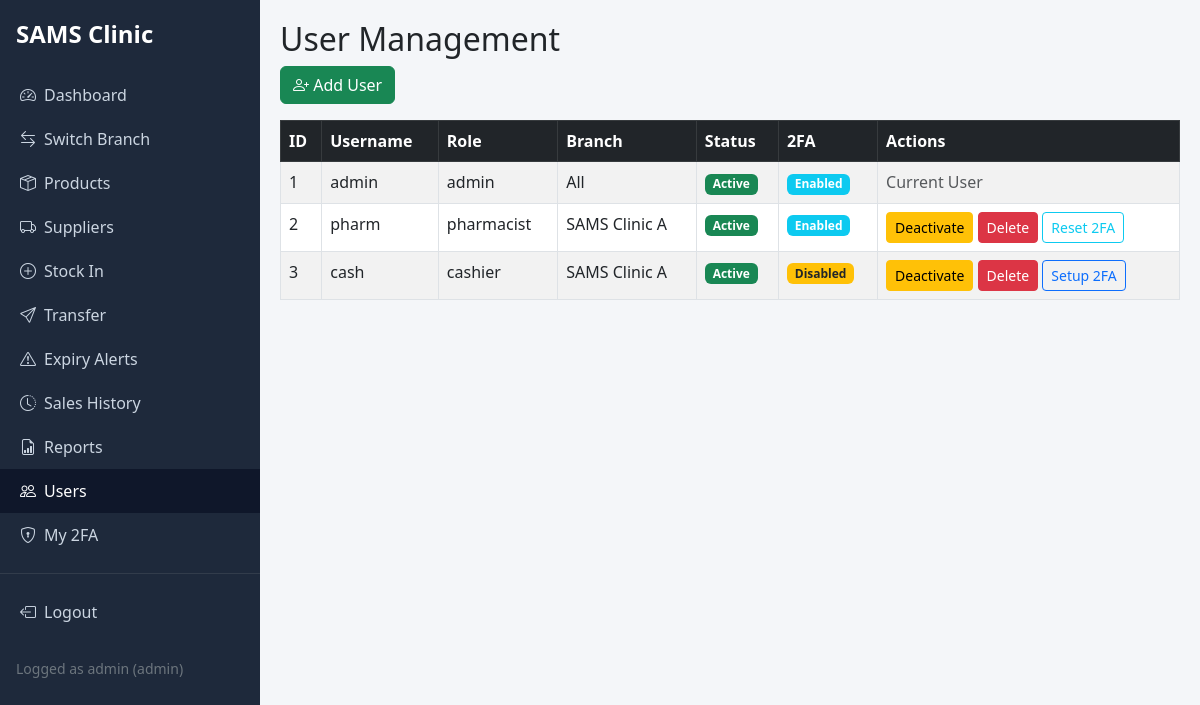
The app's page /users (signed in) with its own data.
### models.py (models this page shows, shortened)
class User(UserMixin, db.Model):
    __tablename__ = 'users'
    id = db.Column(db.Integer, primary_key=True)
    username = db.Column(db.String(50), unique=True, nullable=False)
    password_hash = db.Column(db.String(255), nullable=False)
    role_id = db.Column(db.Integer, db.ForeignKey('roles.id'), nullable=False)
    branch_id = db.Column(db.Integer, db.ForeignKey('branches.id'), nullable=True)
    is_active = db.Column(db.Boolean, default=True)
    totp_secret = db.Column(db.String(32), nullable=True)   # <-- NEW: for 2FA
    sales = db.relationship('Sale', backref='user', lazy=True)
    def is_admin(self):
        return self.role and self.role.name == 'admin'

class Role(db.Model):
    __tablename__ = 'roles'
    id = db.Column(db.Integer, primary_key=True)
    name = db.Column(db.String(20), unique=True, nullable=False)
    users = db.relationship('User', backref='role', lazy=True)

class Branch(db.Model):
    __tablename__ = 'branches'
    id = db.Column(db.Integer, primary_key=True)
    name = db.Column(db.String(100), nullable=False)
    location = db.Column(db.String(255))
    users = db.relationship('User', backref='branch', lazy=True)
    products = db.relationship('Product', backref='branch', lazy=True)
    purchases = db.relationship('Purchase', backref='branch', lazy=True)
    sales = db.relationship('Sale', backref='branch', lazy=True)
    transfers_from = db.relationship('StockTransfer', foreign_keys='StockTransfer.from_branch_id', backref='from_branch', lazy=True)
    transfers_to = db.relationship('StockTransfer', foreign_keys='StockTransfer.to_branch_id', backref='to_branch', lazy=True)

### app.py (the view)
        @login_required
        def wrapped(*args, **kwargs):
            if current_user.role.name not in roles:
                flash('Access denied.')
                return redirect(url_for('dashboard'))
            return f(*args, **kwargs)

### app.py (called while the page is built)
@login_manager.user_loader
def load_user(user_id):
    return User.query.get(int(user_id))

def roles_required(*roles):
    def decorator(f):
        @login_required
        def wrapped(*args, **kwargs):
            if current_user.role.name not in roles:
                flash('Access denied.')
                return redirect(url_for('dashboard'))
            return f(*args, **kwargs)
        wrapped.__name__ = f.__name__
        return wrapped
    return decorator

@app.route('/users')
@login_required
@roles_required('admin')
def users():
    users = User.query.all()
    return render_template('users.html', users=users)

@app.before_request
def set_default_branch():
    if current_user.is_authenticated and not session.get('active_branch_id') and not current_user.is_admin():
        if current_user.branch:
            session['active_branch_id'] = current_user.branch.id

### templates/users.html (shortened to what this page needs)
{% extends "layout.html" %}
{% block content %}
<h2>User Management</h2>
<a href="{{ url_for('add_user') }}" class="btn btn-success mb-3"><i class="bi bi-person-plus"></i> Add User</a>
<table class="table table-bordered table-striped">
    <thead class="table-dark">
        <tr>
            <th>ID</th>
            <th>Username</th>
            <th>Role</th>
            <th>Branch</th>
            <th>Status</th>
            <th>2FA</th>
            <th>Actions</th>
        </tr>
    </thead>
    <tbody>
    {% for u in users %}
    <tr>
        <td>{{ u.id }}</td>
        <td>{{ u.username }}</td>
        <td>{{ u.role.name }}</td>
        <td>{{ u.branch.name if u.branch else 'All' }}</td>
        <td>
            {% if u.is_active %}
                <span class="badge bg-success">Active</span>
            {% else %}
                <span class="badge bg-secondary">Inactive</span>
            {% endif %}
        </td>
        <td>
            {% if u.totp_secret %}
                <span class="badge bg-info">Enabled</span>
            {% else %}
                <span class="badge bg-warning text-dark">Disabled</span>
            {% endif %}
        </td>
        <td>
            {% if u.id != current_user.id %}
                {% if u.is_active %}
                    <button onclick="toggleUserStatus({{ u.id }}, false)" class="btn btn-sm btn-warning">Deactivate</button>
                {% else %}
                    <button onclick="toggleUserStatus({{ u.id }}, true)" class="btn btn-sm btn-success">Activate</button>
                {% endif %}
                <button onclick="deleteUser({{ u.id }})" class="btn btn-sm btn-danger">Delete</button>
                {% if u.totp_secret %}
                    <a href="/reset_2fa/{{ u.id }}" class="btn btn-sm btn-outline-info" onclick="return confirm('Reset 2FA for {{ u.username }}?')">Reset 2FA</a>
                {% else %}
                    <a href="/enable_2fa/{{ u.id }}" class="btn btn-sm btn-outline-primary">Setup 2FA</a>
                {% endif %}
            {% else %}
                <span class="text-muted">Current User</span>
            {% endif %}
        </td>
    </tr>
    {% endfor %}
    </tbody>
</table>
{% endblock %}

### templates/layout.html (shortened to what this page needs)
<!DOCTYPE html>
<html lang="en">
<head>
    <link href="https://cdn.jsdelivr.net/npm/bootstrap@5.3.0/dist/css/bootstrap.min.css" rel="stylesheet">
    <link rel="stylesheet" href="https://cdn.jsdelivr.net/npm/bootstrap-icons@1.11.3/font/bootstrap-icons.css">
    <link rel="stylesheet" href="{{ url_for('static', filename='css/style.css') }}">
</head>
<body>
    {% if current_user.is_authenticated %}
    <div class="sidebar">
        <h4 class="px-3 mb-4 text-white">SAMS Clinic</h4>
        {% if current_user.role.name == 'admin' %}
        <a href="{{ url_for('admin_dashboard') }}" class="{{ 'active' if request.endpoint == 'admin_dashboard' }}"><i class="bi bi-speedometer2 me-2"></i>Dashboard</a>
        <a href="{{ url_for('select_branch') }}" class="{{ 'active' if request.endpoint == 'select_branch' }}"><i class="bi bi-arrow-left-right me-2"></i>Switch Branch</a>
        <a href="{{ url_for('products') }}" class="{{ 'active' if request.endpoint in ['products','add_product','edit_product'] }}"><i class="bi bi-box-seam me-2"></i>Products</a>
        <a href="{{ url_for('suppliers') }}" class="{{ 'active' if request.endpoint in ['suppliers','add_supplier','edit_supplier'] }}"><i class="bi bi-truck me-2"></i>Suppliers</a>
        <a href="{{ url_for('stock_in') }}" class="{{ 'active' if request.endpoint == 'stock_in' }}"><i class="bi bi-plus-circle me-2"></i>Stock In</a>
        <a href="{{ url_for('stock_transfer') }}" class="{{ 'active' if request.endpoint == 'stock_transfer' }}"><i class="bi bi-send me-2"></i>Transfer</a>
        <a href="{{ url_for('expiry_alerts') }}" class="{{ 'active' if request.endpoint == 'expiry_alerts' }}"><i class="bi bi-exclamation-triangle me-2"></i>Expiry Alerts</a>
        <a href="{{ url_for('sales_history') }}" class="{{ 'active' if request.endpoint == 'sales_history' }}"><i class="bi bi-clock-history me-2"></i>Sales History</a>
        <a href="{{ url_for('reports') }}" class="{{ 'active' if request.endpoint == 'reports' }}"><i class="bi bi-file-earmark-bar-graph me-2"></i>Reports</a>
        <a href="{{ url_for('users') }}" class="{{ 'active' if request.endpoint in ['users','add_user'] }}"><i class="bi bi-people me-2"></i>Users</a>
        <a href="{{ url_for('enable_2fa', user_id=current_user.id) }}" class="{{ 'active' if request.endpoint == 'enable_2fa' }}"><i class="bi bi-shield-lock me-2"></i>My 2FA</a>
        {% endif %}
        <hr class="text-secondary">
        <a href="{{ url_for('logout') }}"><i class="bi bi-box-arrow-left me-2"></i>Logout</a>
        <div class="px-3 mt-4 small text-secondary">Logged as {{ current_user.username }} ({{ current_user.role.name }})</div>
    </div>
    {% endif %}
    <div class="main-content">
        {% block content %}{% endblock %}
    </div>
</body>
</html>

### static/css/style.css (style rules this page uses)
body { background: #f4f6f9; }
.sidebar { width: 260px; background: #1e293b; color: white; position: fixed; height: 100vh; padding-top: 20px; }
.sidebar h4 { font-weight: 600; }
.sidebar a { color: #cbd5e1; text-decoration: none; display: block; padding: 10px 20px; }
.sidebar a:hover, .sidebar .active { background: #0f172a; color: white; }
.main-content { margin-left: 260px; padding: 20px; }
.table thead { background: #1e293b; color: white; }

### records on screen
User: username "admin", id "1", role.name "admin", branch "All", is_active "Active", shows "Enabled", shows "Current User"
Role: role.name "admin"
User: id "2", username "pharm", role.name "pharmacist", branch "SAMS Clinic A", is_active "Active", shows "Enabled"
User: id "3", username "cash", role.name "cashier", branch "SAMS Clinic A", is_active "Active", shows "Disabled"
